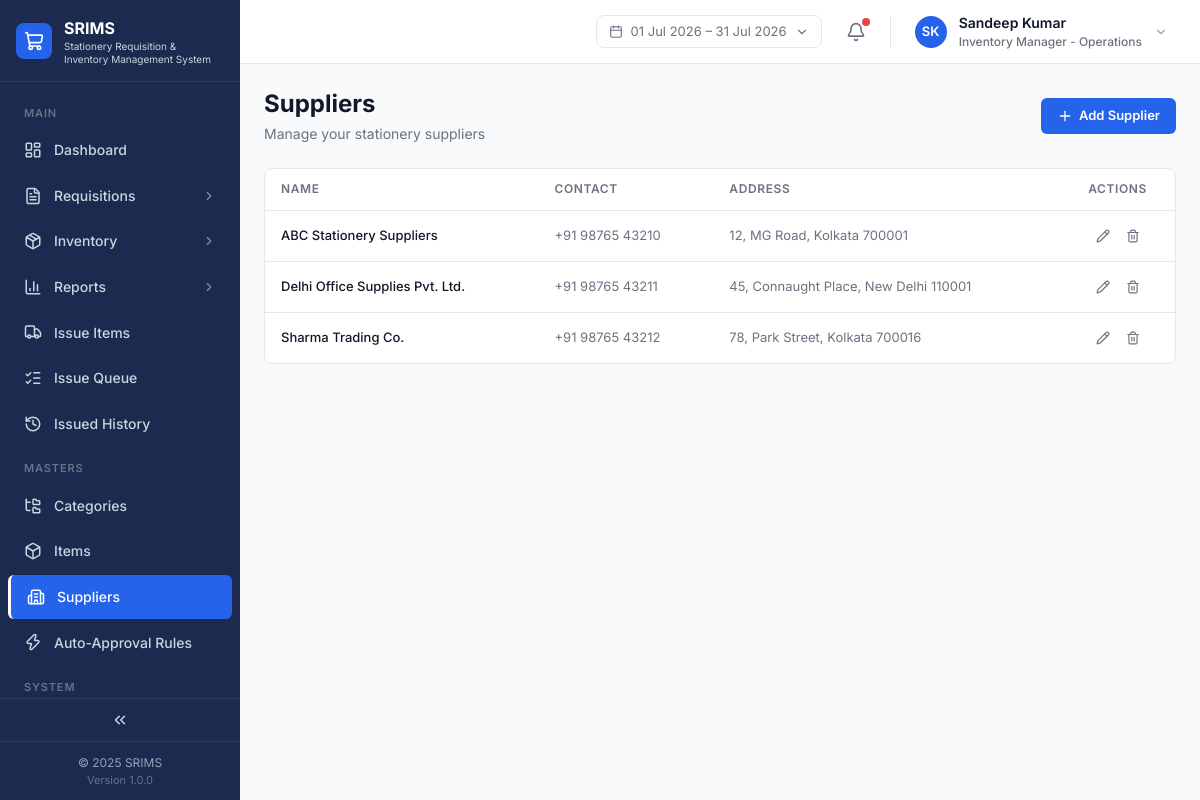
The app's page /masters/suppliers.php (signed in) with its own data.
### tables this page shows
CREATE TABLE IF NOT EXISTS `suppliers` (
  `id` VARCHAR(40) NOT NULL PRIMARY KEY,
  `name` VARCHAR(191) NOT NULL,
  `contact` VARCHAR(100) DEFAULT NULL,
  `address` VARCHAR(255) DEFAULT NULL
);

### includes/functions.php (called while the page is built, shortened)
<?php
function e(?string $s): string
{
    return htmlspecialchars((string) $s, ENT_QUOTES, 'UTF-8');
}

### masters/suppliers.php (the view, shortened to what this page needs)
<?php
require_once __DIR__ . '/../config.php';
$suppliers = $pdo->query('SELECT * FROM suppliers ORDER BY name')->fetchAll();
include __DIR__ . '/../includes/header.php';
include __DIR__ . '/../includes/app-shell-start.php';
?>
<div class="mb-6 flex flex-col gap-1 sm:flex-row sm:items-center sm:justify-between">
    <div><h1 class="text-page-title text-text-primary">Suppliers</h1><p class="text-page-subtitle text-text-secondary mt-1">Manage your stationery suppliers</p></div>
    <button type="button" onclick="document.getElementById('sup-modal-add').classList.remove('hidden'); document.getElementById('sup-modal-add').classList.add('flex');" class="mt-3 sm:mt-0 flex items-center gap-1.5 rounded-button bg-brand-primary px-4 py-2 text-[13px] font-semibold text-white hover:bg-brand-primary-hover w-fit"><i data-lucide="plus" style="width:16px;height:16px"></i> Add Supplier</button>
</div>
<div class="rounded-card border border-border bg-surface-card">
    <div class="overflow-x-auto">
        <table class="w-full">
            <thead><tr class="border-b border-border">
                <th class="px-4 py-3 text-left text-table-header uppercase tracking-table-header text-text-secondary">Name</th>
                <th class="px-4 py-3 text-left text-table-header uppercase tracking-table-header text-text-secondary">Contact</th>
                <th class="px-4 py-3 text-left text-table-header uppercase tracking-table-header text-text-secondary">Address</th>
                <th class="px-4 py-3 text-center text-table-header uppercase tracking-table-header text-text-secondary">Actions</th>
            </tr></thead>
            <tbody>
                <?php foreach ($suppliers as $s): ?>
                <tr class="border-b border-border last:border-0 hover:bg-gray-50">
                    <td class="px-4 py-3 text-[13px] font-medium text-text-primary"><?= e($s['name']) ?></td>
                    <td class="px-4 py-3 text-[13px] text-text-secondary"><?= e($s['contact']) ?></td>
                    <td class="px-4 py-3 text-[13px] text-text-secondary"><?= e($s['address']) ?></td>
                    <td class="px-4 py-3">
                        <div class="flex items-center justify-center gap-1">
                            <button type="button" onclick="document.getElementById('sup-modal-<?= e($s['id']) ?>').classList.remove('hidden'); document.getElementById('sup-modal-<?= e($s['id']) ?>').classList.add('flex');" class="rounded p-1.5 text-text-secondary hover:bg-gray-100 hover:text-brand-primary"><i data-lucide="pencil" style="width:14px;height:14px"></i></button>
                            <button type="button" onclick="document.getElementById('sup-del-<?= e($s['id']) ?>').classList.remove('hidden'); document.getElementById('sup-del-<?= e($s['id']) ?>').classList.add('flex');" class="rounded p-1.5 text-text-secondary hover:bg-red-50 hover:text-red-600"><i data-lucide="trash-2" style="width:14px;height:14px"></i></button>
                        </div>
                    </td>
                </tr>
                <?php endforeach; ?>
            </tbody>
        </table>
    </div>
</div>
<?php include __DIR__ . '/../includes/app-shell-end.php'; ?>

### assets/css/custom.css (style rules this page uses)
:root { --sidebar-bg: #1B2A4E; --sidebar-active: #2563EB; --sidebar-text: #CBD5E1; --sidebar-text-hi: #FFFFFF; --sidebar-section: #64748B; --sidebar-border: #2D3B5E; --bg-app: #F9FAFB; --bg-card: #FFFFFF; --border: #E5E7EB; --border-strong: #D1D5DB; --text-primary: #111827; --text-secondary: #6B7280; --text-muted: #9CA3AF; --primary: #2563EB; --primary-hover: #1D4ED8; }
body { color: var(--text-primary); background: var(--bg-app); }

### records on screen
suppliers: name "ABC Stationery Suppliers", contact "+91 98765 43210", address "12, MG Road, Kolkata 700001"
suppliers: name "Delhi Office Supplies Pvt. Ltd.", contact "+91 98765 43211", address "45, Connaught Place, New Delhi 110001"
suppliers: name "Sharma Trading Co.", contact "+91 98765 43212", address "78, Park Street, Kolkata 700016"

### other values on screen
$companyName ?: 'SRIMS' "SRIMS"
$section['title'] "MAIN"
$item['label'] "Dashboard"
$item['label'] "Requisitions"
$item['label'] "Inventory"
$item['label'] "Reports"
$item['label'] "Issue Items"
$item['label'] "Issue Queue"
$item['label'] "Issued History"
$section['title'] "MASTERS"
$item['label'] "Categories"
$item['label'] "Items"
$item['label'] "Suppliers"
$item['label'] "Auto-Approval Rules"
$section['title'] "SYSTEM"
